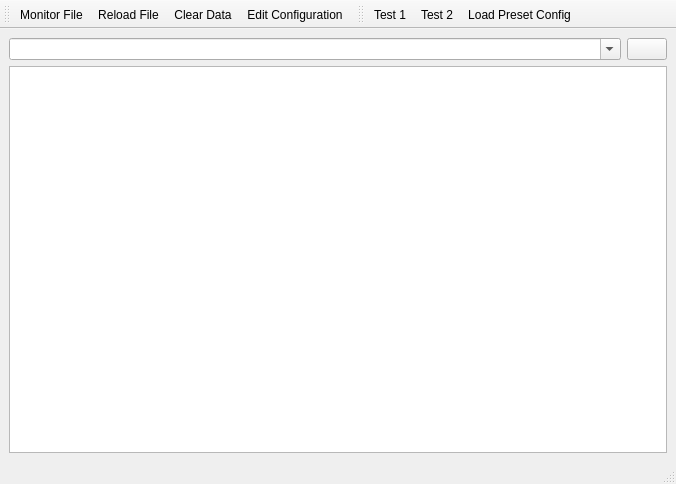
<?xml version="1.0" encoding="UTF-8"?>
<ui version="4.0">
 <class>GraphWindow</class>
 <widget class="QMainWindow" name="GraphWindow">
  <property name="geometry">
   <rect>
    <x>0</x>
    <y>0</y>
    <width>676</width>
    <height>484</height>
   </rect>
  </property>
  <property name="windowTitle">
   <string>File Monitor</string>
  </property>
  <property name="windowIcon">
   <iconset resource="icons.qrc">
    <normaloff>:/icons/icons/graph_icon.png</normaloff>:/icons/icons/graph_icon.png</iconset>
  </property>
  <property name="styleSheet">
   <string notr="true"/>
  </property>
  <widget class="QWidget" name="centralwidget">
   <layout class="QVBoxLayout" name="verticalLayout_2">
    <item>
     <layout class="QVBoxLayout" name="verticalLayout">
      <item>
       <layout class="QHBoxLayout" name="horizontalLayout">
        <item>
         <widget class="QComboBox" name="searchText">
          <property name="editable">
           <bool>true</bool>
          </property>
          <property name="insertPolicy">
           <enum>QComboBox::NoInsert</enum>
          </property>
         </widget>
        </item>
        <item>
         <widget class="QPushButton" name="autoFormatButton">
          <property name="sizePolicy">
           <sizepolicy hsizetype="Fixed" vsizetype="Fixed">
            <horstretch>0</horstretch>
            <verstretch>0</verstretch>
           </sizepolicy>
          </property>
          <property name="toolTip">
           <string>Auto-Generate Format From Current String</string>
          </property>
          <property name="text">
           <string/>
          </property>
          <property name="icon">
           <iconset resource="icons.qrc">
            <normaloff>:/icons/icons/cache.png</normaloff>:/icons/icons/cache.png</iconset>
          </property>
         </widget>
        </item>
       </layout>
      </item>
      <item>
       <widget class="PlotWidget" name="plotWidget"/>
      </item>
     </layout>
    </item>
   </layout>
  </widget>
  <widget class="QStatusBar" name="statusBar"/>
  <widget class="QToolBar" name="toolBar">
   <property name="windowTitle">
    <string>toolBar</string>
   </property>
   <attribute name="toolBarArea">
    <enum>TopToolBarArea</enum>
   </attribute>
   <attribute name="toolBarBreak">
    <bool>false</bool>
   </attribute>
   <addaction name="actionMonitorFileToggle"/>
   <addaction name="actionReloadFile"/>
   <addaction name="actionClearData"/>
   <addaction name="actionEditConfiguration"/>
  </widget>
  <widget class="QToolBar" name="debugToolBar">
   <property name="windowTitle">
    <string>toolBar_2</string>
   </property>
   <property name="toolTip">
    <string/>
   </property>
   <attribute name="toolBarArea">
    <enum>TopToolBarArea</enum>
   </attribute>
   <attribute name="toolBarBreak">
    <bool>false</bool>
   </attribute>
   <addaction name="actionTest1"/>
   <addaction name="actionTest2"/>
   <addaction name="actionLoadPresetConfig"/>
  </widget>
  <action name="actionEditConfiguration">
   <property name="icon">
    <iconset resource="icons.qrc">
     <normaloff>:/icons/icons/advanced.png</normaloff>:/icons/icons/advanced.png</iconset>
   </property>
   <property name="text">
    <string>Edit Configuration</string>
   </property>
   <property name="toolTip">
    <string>Edit the graph's configuration</string>
   </property>
  </action>
  <action name="actionTest1">
   <property name="icon">
    <iconset resource="icons.qrc">
     <normaloff>:/icons/icons/agt_update_critical.png</normaloff>:/icons/icons/agt_update_critical.png</iconset>
   </property>
   <property name="text">
    <string>Test 1</string>
   </property>
   <property name="toolTip">
    <string>Test 1</string>
   </property>
   <property name="shortcut">
    <string>Ctrl+1</string>
   </property>
  </action>
  <action name="actionTest2">
   <property name="icon">
    <iconset resource="icons.qrc">
     <normaloff>:/icons/icons/agt_update_critical.png</normaloff>:/icons/icons/agt_update_critical.png</iconset>
   </property>
   <property name="text">
    <string>Test 2</string>
   </property>
   <property name="toolTip">
    <string>Test 2</string>
   </property>
   <property name="shortcut">
    <string>Ctrl+2</string>
   </property>
  </action>
  <action name="actionMonitorFileToggle">
   <property name="checkable">
    <bool>true</bool>
   </property>
   <property name="icon">
    <iconset resource="icons.qrc">
     <normaloff>:/icons/icons/player_play.png</normaloff>
     <normalon>:/icons/icons/player_pause.png</normalon>:/icons/icons/player_play.png</iconset>
   </property>
   <property name="text">
    <string>Monitor File</string>
   </property>
   <property name="toolTip">
    <string>Toggle file monitoring</string>
   </property>
  </action>
  <action name="actionLoadPresetConfig">
   <property name="icon">
    <iconset resource="icons.qrc">
     <normaloff>:/icons/icons/openConfig.png</normaloff>:/icons/icons/openConfig.png</iconset>
   </property>
   <property name="text">
    <string>Load Preset Config</string>
   </property>
   <property name="toolTip">
    <string>Load Preset Config</string>
   </property>
   <property name="shortcut">
    <string>Ctrl+O</string>
   </property>
  </action>
  <action name="actionReloadFile">
   <property name="icon">
    <iconset resource="icons.qrc">
     <normaloff>:/icons/icons/quick_restart.png</normaloff>:/icons/icons/quick_restart.png</iconset>
   </property>
   <property name="text">
    <string>Reload File</string>
   </property>
   <property name="toolTip">
    <string>Reparse Entire File</string>
   </property>
   <property name="shortcut">
    <string>F5</string>
   </property>
  </action>
  <action name="actionClearData">
   <property name="icon">
    <iconset resource="icons.qrc">
     <normaloff>:/icons/icons/editdelete.png</normaloff>:/icons/icons/editdelete.png</iconset>
   </property>
   <property name="text">
    <string>Clear Data</string>
   </property>
   <property name="toolTip">
    <string>Clear Data Buffer</string>
   </property>
  </action>
 </widget>
 <customwidgets>
  <customwidget>
   <class>PlotWidget</class>
   <extends>QGraphicsView</extends>
   <header>pyqtgraph</header>
  </customwidget>
 </customwidgets>
 <resources>
  <include location="icons.qrc"/>
 </resources>
 <connections/>
</ui>
